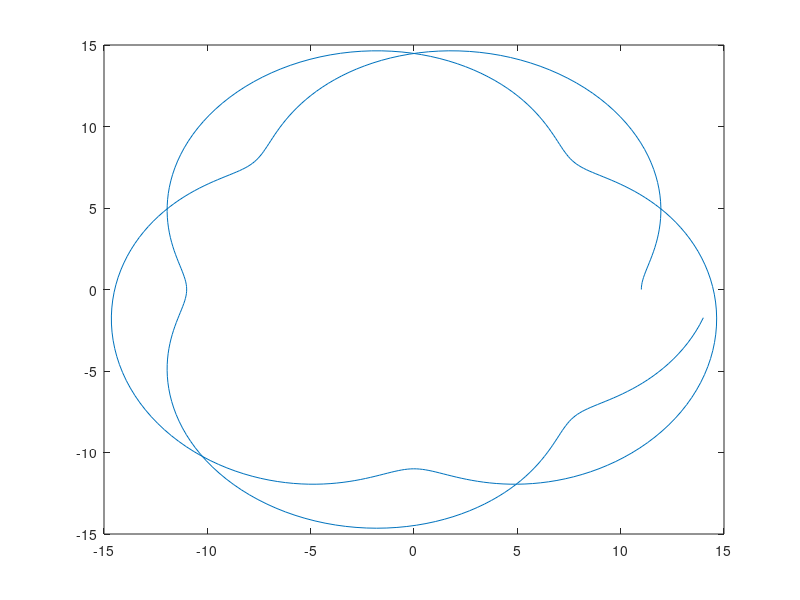

The MATLAB source for this figure:
%% a
r1 = 11; r2 = 2;
x = @(t) (r1+r2)*cos(t)-r2*cos(t*(r1/(r2+1)));
y = @(t) (r1+r2)*sin(t)-r2*sin(t*(r1/(r2+1)));
t = linspace(0,4*pi,500);
%% b
plot(x(t),y(t))

